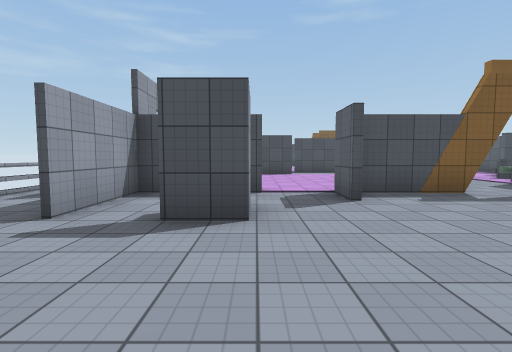
view 1 (above)

23 first-person views from a walk through a 3-D level made in the Unity game engine. The camera is 1.4 m above the floor, tilts 4° down and sees 85° across. The floor is counted in squares, 2 m on a side. Each view is taken from the middle of a square. On the plan, view 1 faces up. The plan holds only what a view shows up to about 9 squares ahead; the rest is blank. The player character is not drawn. Door leaves are left out, so doorways stand open. Surface patterns are stand-ins for the level's own textures.

view 2
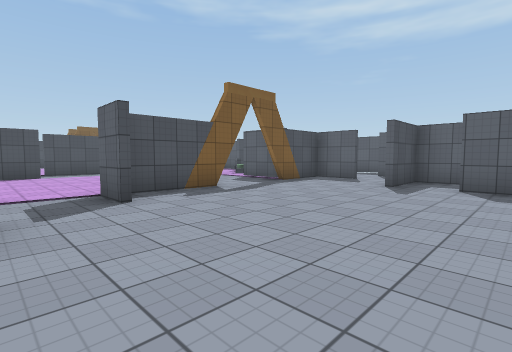

view 3
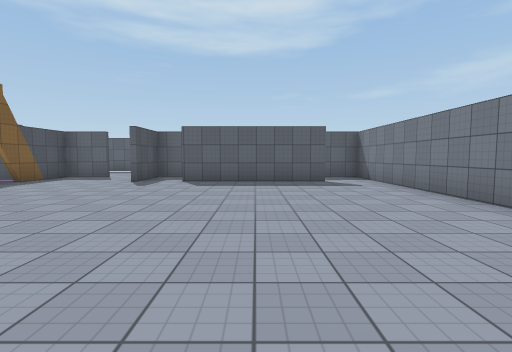

view 4
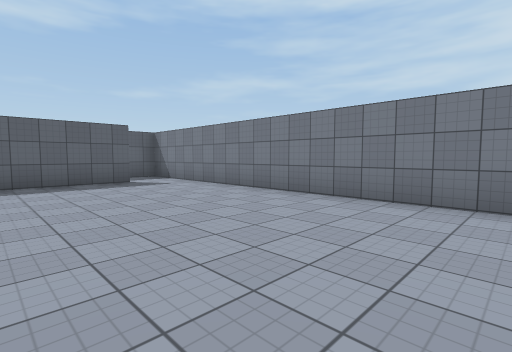

view 5
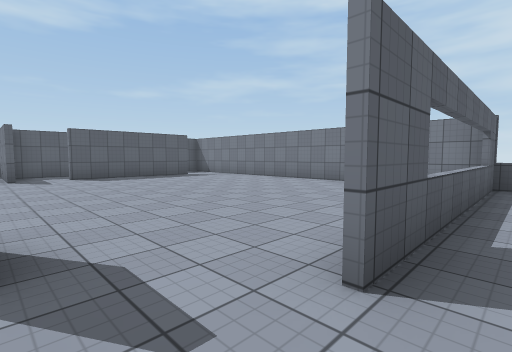

view 6
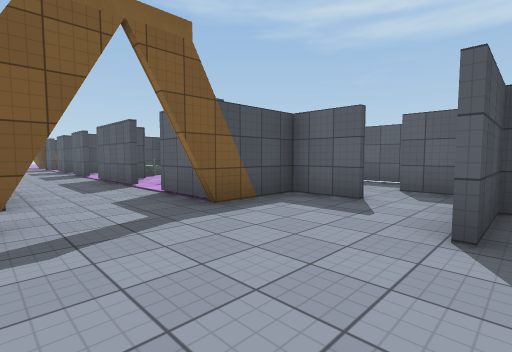

view 7
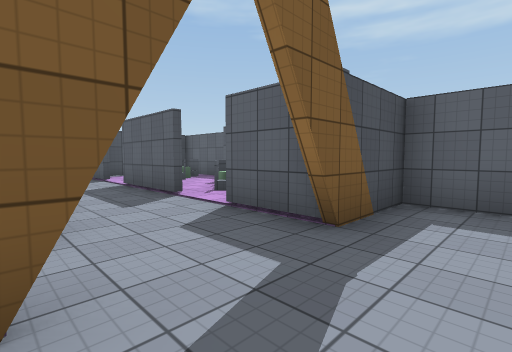

view 8
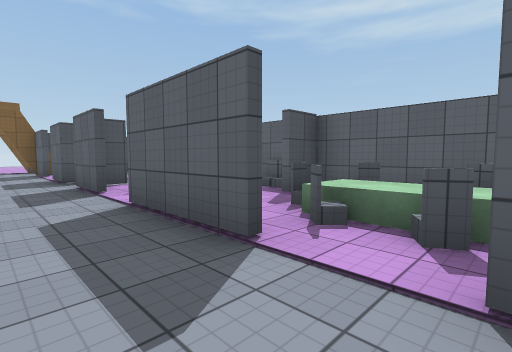

view 9
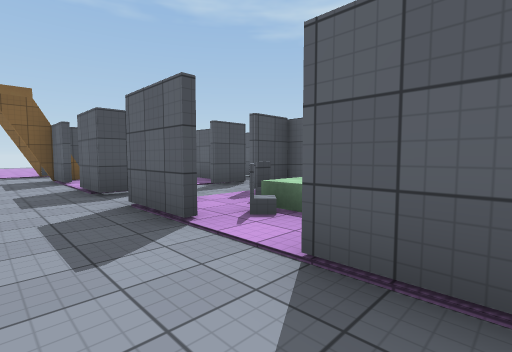

view 10
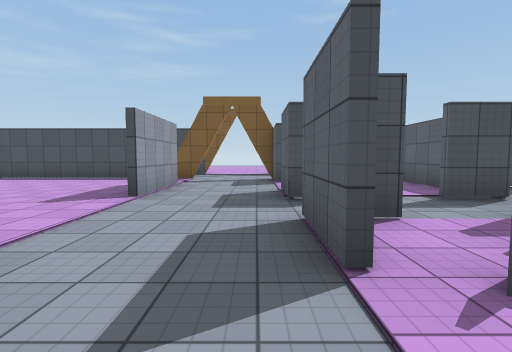

view 11
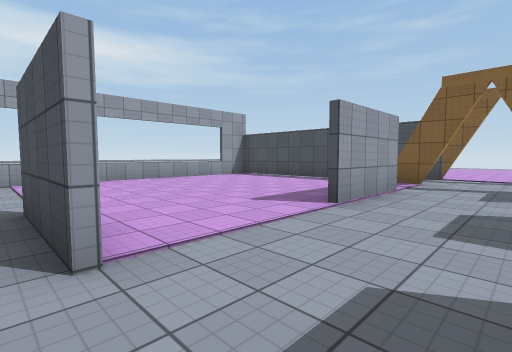

view 12
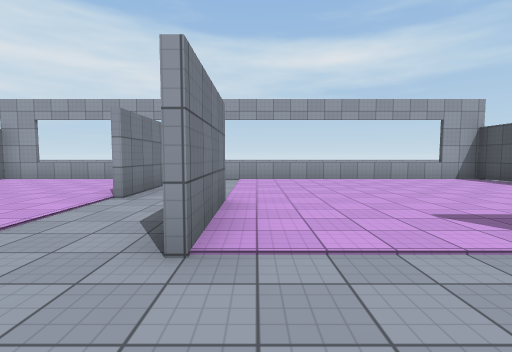

view 13
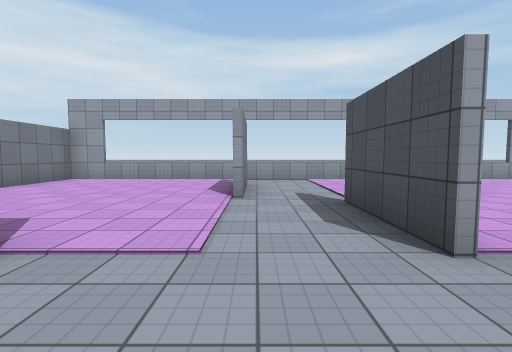

view 14
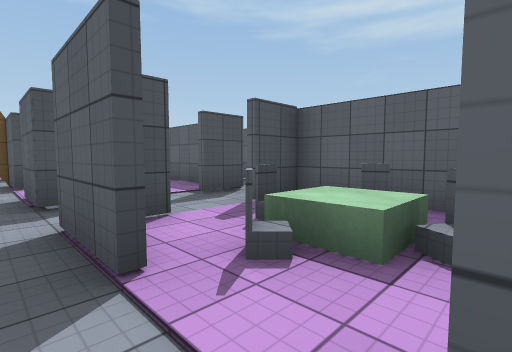

view 15
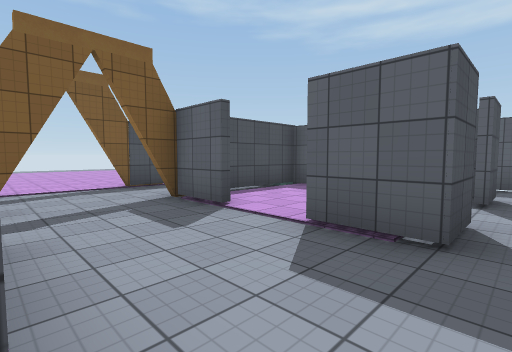

view 16
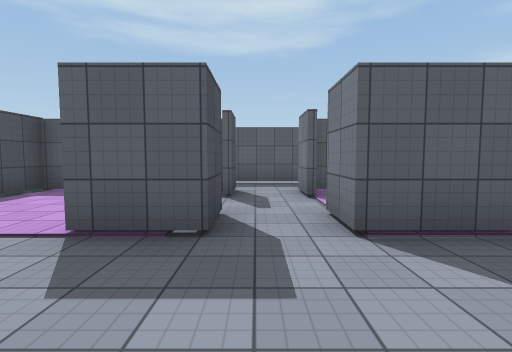

view 17
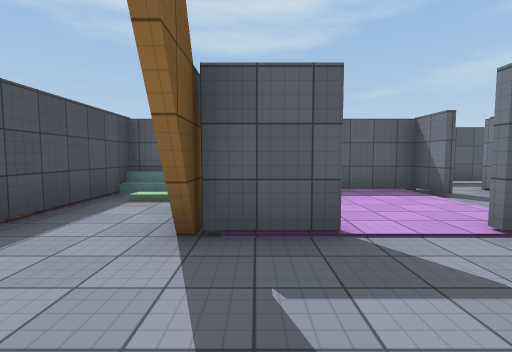

view 18
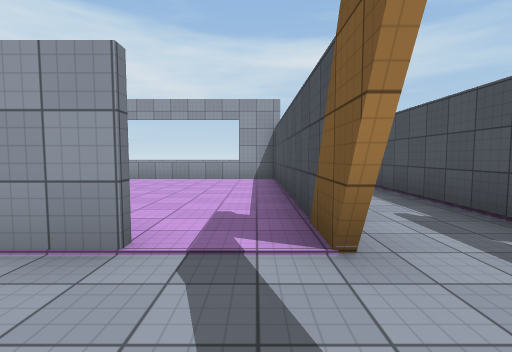

view 19
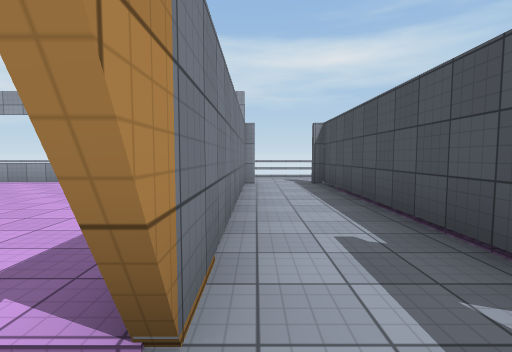

view 20
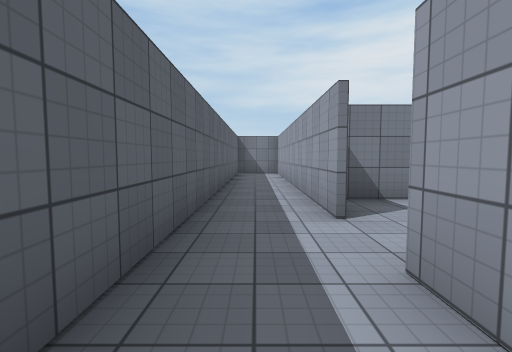

view 21
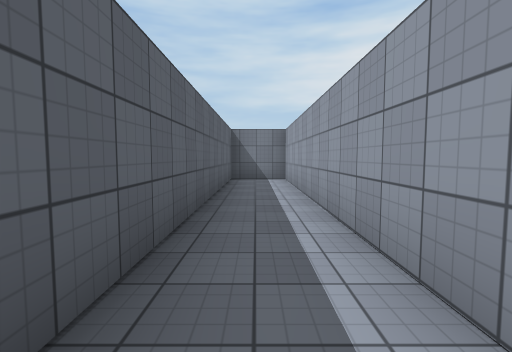

view 22
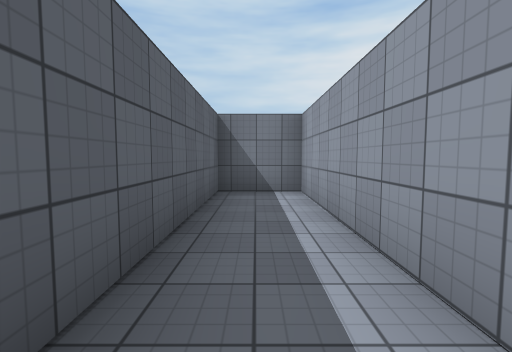

view 23
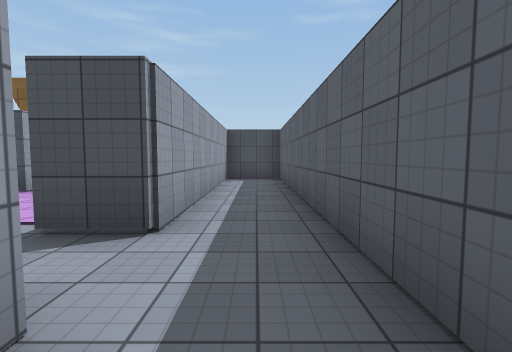

### Floor plan
Points are (right, up) in squares from view 1. A wall is a line through its corners. A room is listed if a view was taken in it or the views show most of it. See-through windows are left out.
Room 1 (views 1, 2, 3, 4, 6, 7)
walls: (6.6, 2.5) (9.6, 2.5); (6.7, -3) (6.7, 1.1); (-0.1, 3.9) (-0.1, 3) (-1.1, 3); (4.5, 5.4) (2, 5.4); (8.4, 4) (8.4, 5.4) (6, 5.4); (-2.3, -4.4) (8, -4.4); (10, 3) (10, 4)
ways out: open door at (-2, 2.5) to room 2; opening at (5.5, 5) to room 3; open door at (10, 4.5) to room 5; opening at (1, 5) to room 6
Room 2 (view 5)
walls: (-4.5, 13) (-4.5, 12.4); (-4.5, 5.9) (-4.5, 4.9); (-2.4, -4.6) (-2.4, 1.6)
ways out: open door at (-2, 2.5) to room 1; opening at (5.5, 22) to room 4; open door at (-2, 20.5) to room 4
Room 3 (views 8, 9, 10, 11, 12, 13, 14, 15, 16, 17, 18)
walls: (1.6, 12.5) (4.1, 12.5); (6.5, 12.5) (6.5, 14.1); (6.5, 15.4) (6.5, 16.7); (7.6, 13.9) (7, 13.9); (6.5, 9.4) (6.5, 11.1); (4, 18.1) (4, 15.6); (-1.1, 10.8) (1.4, 10.8); (6.5, 18.1) (6.5, 19.5); (4.5, 19.6) (-2.3, 19.6) (-2.3, 10.9); (6.5, 5.5) (6.5, 6.5); (10, 7.4) (10, 10.2) (9, 10.2)
low walls: (7.7, 11.6) (7.7, 12.5); (7.7, 7.6) (7.7, 8.5)
ways out: opening at (5.5, 5) to room 1; opening at (5.5, 20) to room 4; opening at (4, 6) to room 6; opening at (4, 10.5) to room 6; gap at (-1, 11) to room 6; opening at (7, 12) to room 7; open door at (7, 11) to room 7; open door at (8.5, 10) to room 7; open door at (7, 17.5) to room 8
objects: other object (7, 7); other object (7, 9); other object (7, 12); other object (8, 9); other object (9, 7); other object (9, 9)
Room 4 (view 19)
walls: (4.5, 21.7) (-2.2, 21.7); (10, 21) (10, 21.7) (6, 21.7); (-2.1, 19.7) (4.5, 19.7)
ways out: opening at (5.5, 22) to room 2; open door at (-2, 20.5) to room 2; opening at (5.5, 20) to room 3
Room 5 (views 20, 21, 22, 23)
walls: (10.1, 6.1) (10.1, 5.2); (11.7, 12.6) (11.7, 21.7) (10.1, 21.7) (10.1, 15.4); (10.1, 4) (10.1, -4.4) (11.7, -4.4) (11.7, 6.2)
ways out: open door at (10, 4.5) to room 1; open door at (9, 15.2) to room 8
objects: other object (10, 11)
Room 6 (no view inside)
walls: (1.4, 10.6) (0.4, 10.6); (1.5, 4.4) (1.5, 5.4); (-2.4, 5.5) (0.1, 5.5); (-2.3, 10.9) (-2.3, 3); (4.1, 12.4) (1.6, 12.4)
ways out: opening at (1, 5) to room 1; opening at (4, 6) to room 3; opening at (4, 10.5) to room 3; gap at (-1, 11) to room 3
Room 7 (no view inside)
walls: (10, 11.4) (10, 13.9) (8.9, 13.9)
low walls: (8.5, 11.6) (7.7, 11.6)
ways out: opening at (7, 12) to room 3; open door at (7, 11) to room 3; open door at (8.5, 10) to room 3
objects: other object (8, 11); other object (8, 13); other object (9, 12)
Room 8 (no view inside)
walls: (9, 15.6) (10, 15.6) (10, 19.6) (6, 19.6)
ways out: open door at (7, 17.5) to room 3; open door at (9, 15.2) to room 5

Where each view was taken, in squares from view 1:
view 1: 0 up, 0 right, facing up
view 2: 0 up, 0 right, facing up-right
view 3: 1 down, 1 left, facing right
view 4: 0 up, 1 left, facing down-right
view 5: 3 up, 3 left, facing down-right
view 6: 2 up, 4 right, facing up-right
view 7: 4 up, 4 right, facing up-right
view 8: 7 up, 5 right, facing up-right
view 9: 10 up, 5 right, facing up-right
view 10: 11 up, 6 right, facing up
view 11: 12 up, 6 right, facing up-left
view 12: 13 up, 6 right, facing left
view 13: 11 up, 6 right, facing left
view 14: 11 up, 6 right, facing up-right
view 15: 15 up, 4 right, facing up-right
view 16: 15 up, 4 right, facing right
view 17: 19 up, 4 right, facing right
view 18: 19 up, 6 right, facing left
view 19: 20 up, 5 right, facing left
view 20: 7 up, 11 right, facing down
view 21: 4 up, 11 right, facing down
view 22: 1 up, 11 right, facing down
view 23: 13 up, 11 right, facing up
